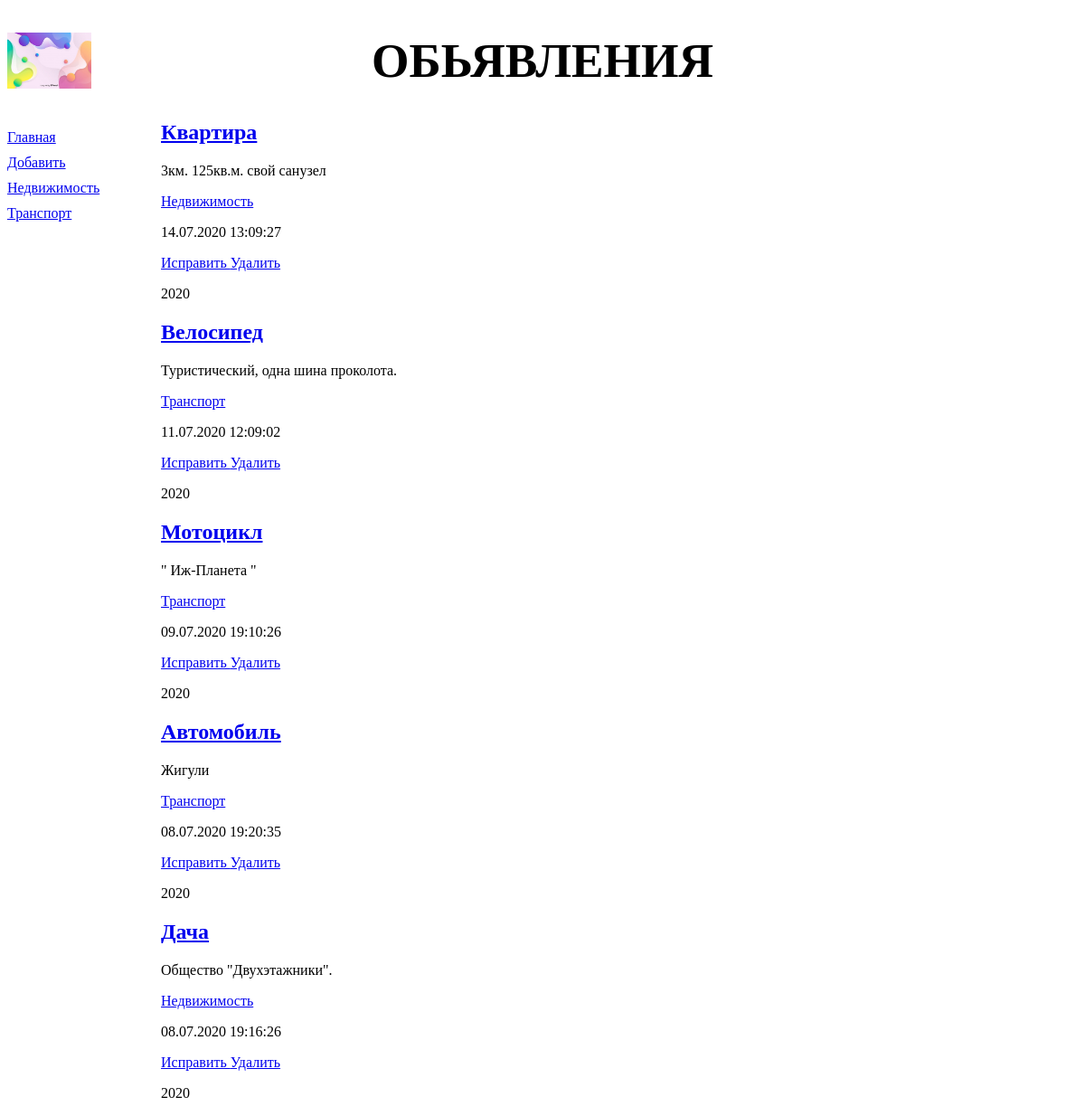
/bboard/, run on an earlier commit of the app's database.
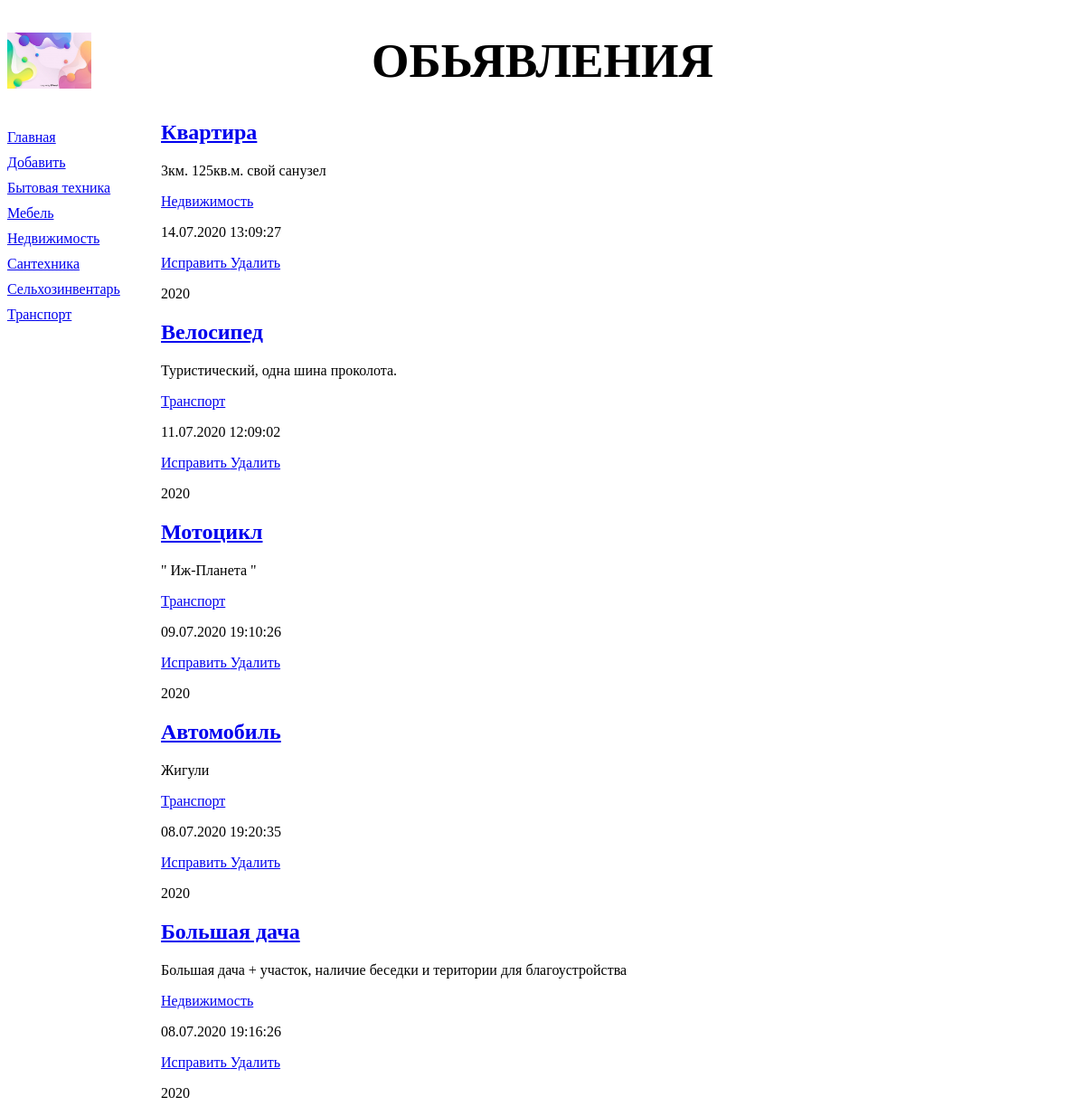
And on a later commit of the database.
### bboard/models.py (models this page shows, shortened)
class Rubric(models.Model):
    name = models.CharField(max_length=20, db_index=True, verbose_name='Название')
    objects = RubricManager()
    class Meta:
        verbose_name_plural = 'Рубрики'
        verbose_name = 'Рубрика'
        ordering = ['name']

class Bb(models.Model):
    KINDS = (
        (None, 'Выберете разряд публикуемого обьявления'),
        ('b', 'Куплю'),
        ('s', 'Продам'),
        ('c', 'Обменяю')
    )
    title = models.CharField(max_length=50, verbose_name='Товар')
    content = models.TextField(null=True, blank=True, verbose_name='Описание')
    price = models.FloatField(null=True, blank=True, verbose_name='Цена')
    published = models.DateTimeField(auto_now_add=True, db_index=True, verbose_name='Опубликовано')
    rubric = models.ForeignKey('Rubric', null=True, on_delete=models.PROTECT, verbose_name='Рубрика')
    kind = models.CharField(max_length=1, choices=KINDS, default='b', verbose_name='Вид обьявления')
    objects = models.Manager()
    reverse = BbManager()
    class Meta:
        verbose_name_plural = 'Обьявления'
        verbose_name = 'Обьявление'
        ordering = ['-published']

### bboard/views.py (the view)
# urls.py: path('', BbIndexView.as_view(), name='index'),
class BbIndexView(ArchiveIndexView):
    model = Bb
    date_field = 'published'
    template_name = 'bboard/index.html'
    context_object_name = 'bbs'
    allow_empty = True
    def get_context_data(self, *args, **kwargs):
        context = super().get_context_data(**kwargs)
        context['rubrics'] = Rubric.objects.all()
        return context

### bboard/models.py (called while the page is built)
    def get_queryset(self):
        return RubricQuerySet(self.model, using=self._db)

### bboard/templates/bboard/index.html
{% extends 'layout/basic.html' %}
{% block content %}
{% for bb in bbs %}
        <div class='b'>
            <h2> <a href="{% url 'detail' pk=bb.pk  %}">{{bb.title}} </a></h2>
            <p> {{ bb.content }} </p>
            <p> <a href='/bboard/{{ bb.rubric.pk }}/'>
            {{ bb.rubric.name }} </a> </p>
            <p> {{ bb.published|date:"d.m.Y H:i:s" }} </p>
            <p>
                <a href="{% url 'edit' pk=bb.pk %}"> Исправить </a>
                <a href="{% url 'delete' pk=bb.pk %}"> Удалить </a>
            </p>
        </div>
        <p>
            {% for d in date_list %}
            {{ d.year }}
            {% endfor %}
        </p>
{% endfor %}
{% endblock %}

### bboard/templates/layout/basic.html (shortened to what this page needs)
{% load static %}
<!DOCTYPE html>
<html>
    <head>
        <link rel="stylesheet" type="text/css"
        href="{% static 'bboard/style.css' %}">
    </head>
    <body>
        <header>
            <h1> Обьявления </h1>
        </header>
        <nav>
            <a href="{% url 'index' %}"> Главная </a>
            <a href="{% url 'add' %}"> Добавить </a>
            {% for rubric in rubrics %}
            <a href="{% url 'by_rubric' rubric.pk %}"> {{ rubric.name }} </a>
            {% endfor %}
        </nav>
        <section>
        {% block content %}
        {% endblock %}
        </section>
    </body>
    </head>
</html>

### bboard/static/bboard/style.css (style rules this page uses)
header h1 { font-size: 40pt; text-transform: uppercase; text-align: center; background: url('bg.jpg') left / auto 100% no-repeat; }
nav { font_size: 16pt; width: 150px; float: left; }
nav a { display: block; margin: 10px 0px; }
section { margin-left: 170px; }

What changed in the data, as far as the page shows it:
added Rubric: name "Бытовая техника"
added Rubric: name "Мебель"
added Rubric: name "Сантехника"
added Rubric: name "Сельхозинвентарь"
changed Bb: title "Дача" → "Большая дача"; content "Общество \"Двухэтажники\"." → "Большая дача + участок, наличие беседки и територии для благоустройства"
